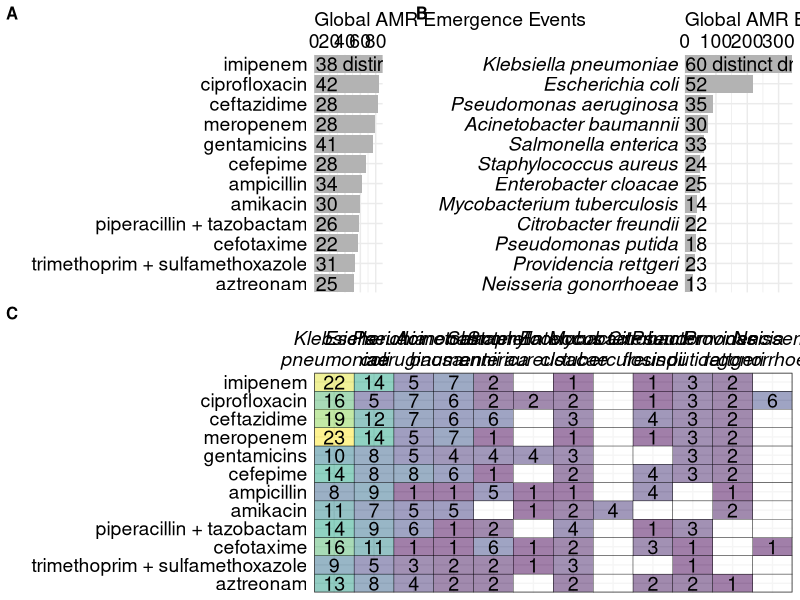
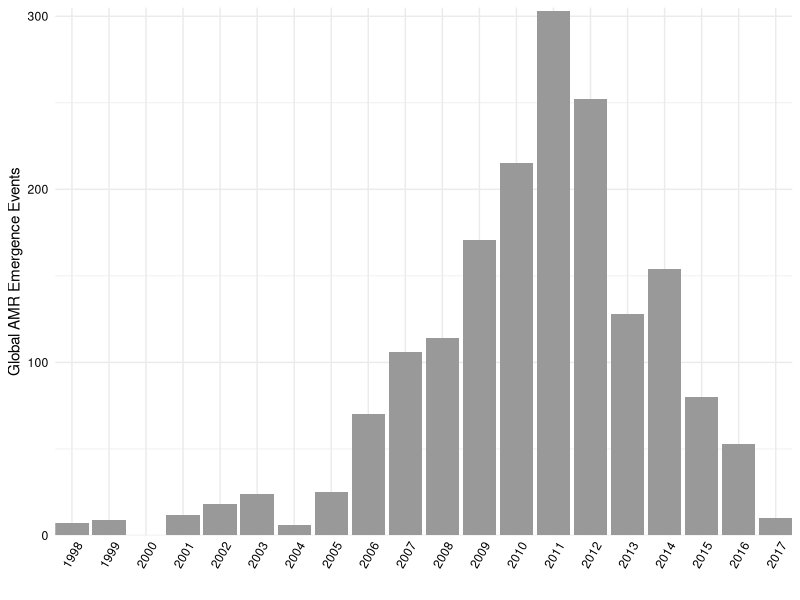
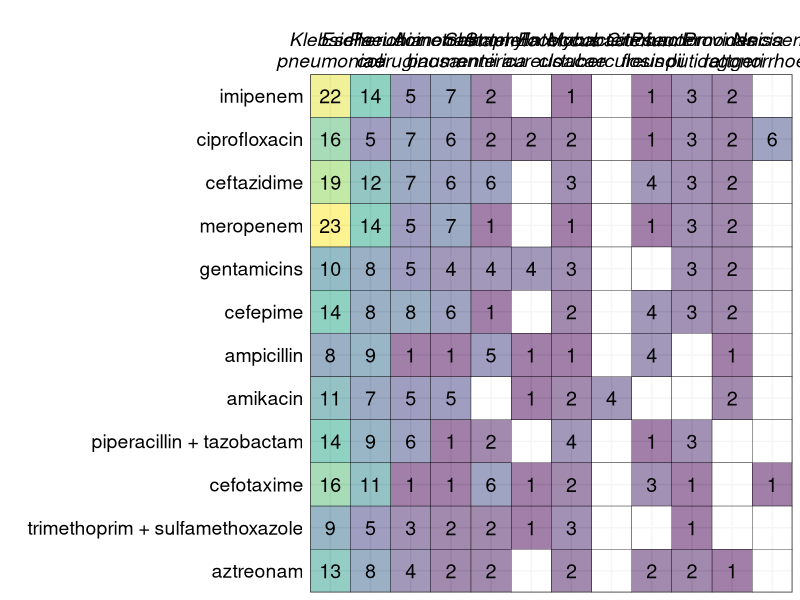
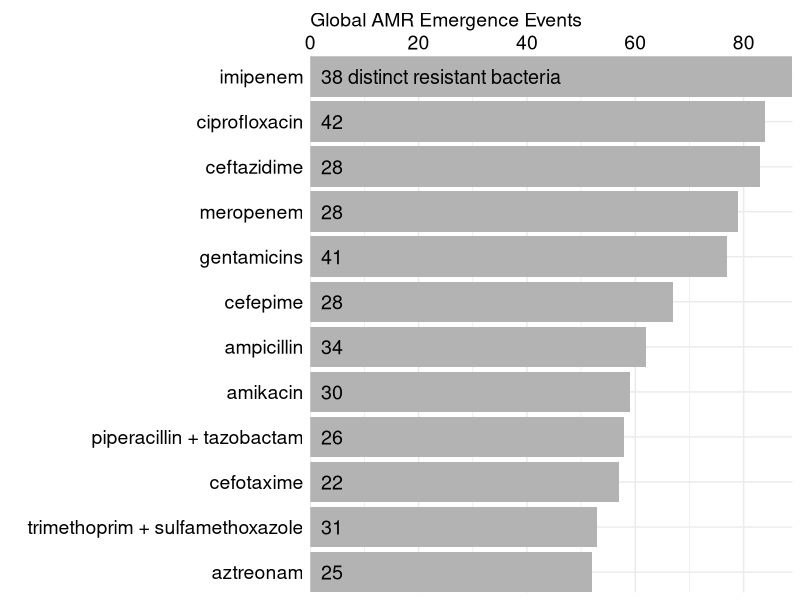
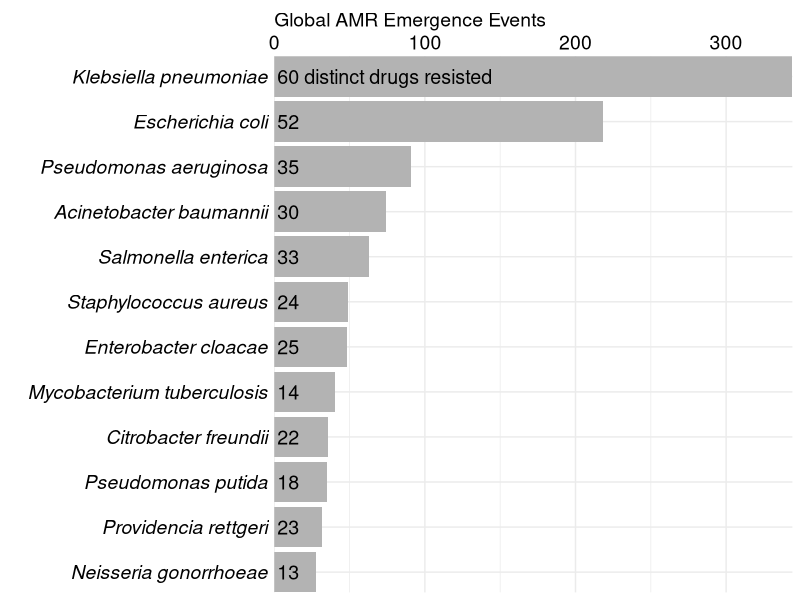
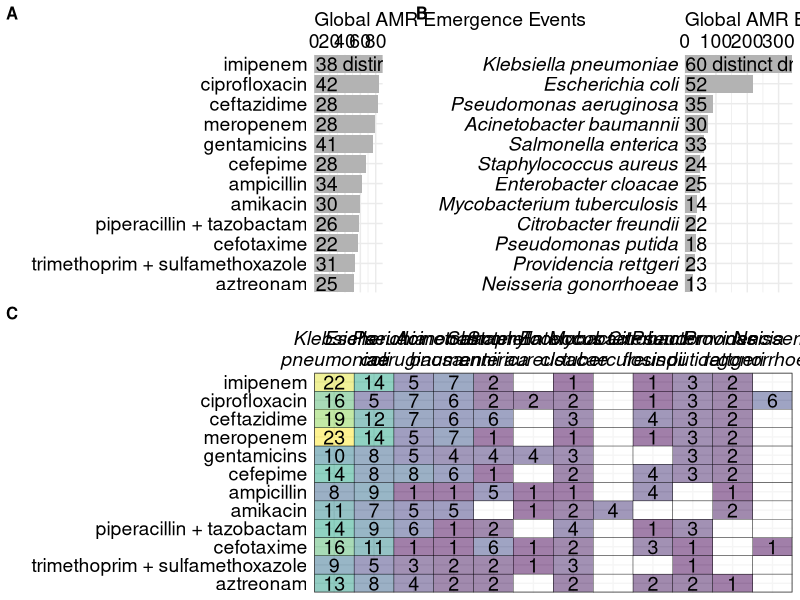
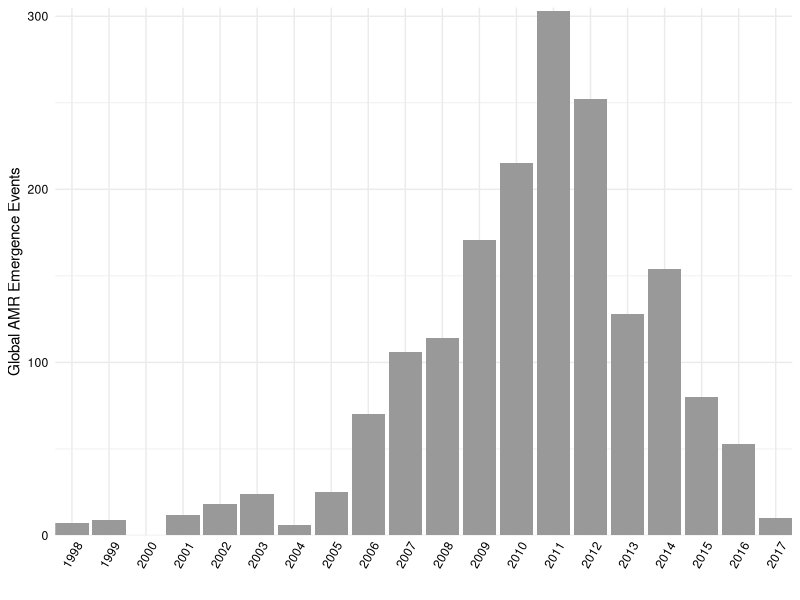

The R source for these figures, in order: (Note: this script raises an error after producing the figures.)
library(tidyverse)
library(here)
library(cowplot)


# Get data ----------------------------------------------------------------
events <- read_csv(here("events-db.csv")) %>%
  mutate(drug = str_remove_all(drug_mesh, "drug|combination")) %>%
  mutate(drug = str_replace_all(drug, ",", " + ")) %>%
  mutate(drug = str_squish(drug)) %>%
  mutate(drug = fct_infreq(drug)) %>%
  mutate(bacteria = str_to_sentence(bacteria)) %>%
  mutate(bacteria = fct_infreq(bacteria))

# summary counts
# see amr-db.csv in AMR repo for all article abstracts reviewed - 23770
# see link_tracking_current_07122018.xls for all promed abstracts reviewed - 1196
23770 + 1196
read_csv(here("data-processed","articles-db.csv")) %>% filter(downloaded == "yes") %>% nrow() # number abstracts reviewed
# promed_article_index.csv has number of promeds reviewed - 208
1583 + 208
  
n_distinct(events$study_id) # count studies in database
n_distinct(events$study_iso3c) # count countries
nrow(events) # count events

events %>%
  group_by(study_iso3c) %>%
  count(sort=T) 

events %>%
  select(study_id, study_country) %>%
  distinct() %>%
  group_by(study_country) %>%
  count(sort=T) 

top_drugs <- events %>% 
  select(bacteria, drug) %>%
  group_by(drug) %>%
  mutate(n_events = n()) %>%
  ungroup() %>%
  distinct() %>%
  group_by(drug, n_events) %>%
  count(name = "n_bacteria") %>%
  ungroup() %>%
  arrange(-n_events) %>%
  mutate(lab = ifelse(n_events == max(n_events), paste(n_bacteria, "distinct resistant bacteria"), n_bacteria)) %>%
  slice(1:12)

colistin <- events %>% 
  filter(drug == "colistin")
n_distinct(colistin$study_country)
n_distinct(colistin$bacteria)

top_bact <- events %>% 
  select(bacteria, drug) %>%
  group_by(bacteria) %>%
  mutate(n_events = n()) %>%
  ungroup() %>%
  distinct() %>%
  group_by(bacteria, n_events) %>%
  count(name = "n_drugs") %>%
  ungroup() %>%
  arrange(-n_events) %>%
  mutate(lab = ifelse(n_events == max(n_events), paste(n_drugs, "distinct drugs resisted"), n_drugs)) %>%
  slice(1:12)


# Heatmaps -----------------------------------------------------------------

heatmap_mat <- events %>%
  group_by(drug, bacteria) %>%
  count() %>%
  ungroup() %>%
  full_join(., expand(., drug, bacteria)) %>%
  filter(bacteria %in% top_bact$bacteria) %>%
  filter(drug %in% top_drugs$drug) 

heatmap <- ggplot(heatmap_mat %>% 
                    mutate(bacteria = fct_relabel(bacteria, ~str_replace(., " ", "\n"))) %>%
                    mutate(drug = fct_rev(drug)),
                  aes(bacteria, drug)) + 
  geom_tile(color = "black", aes(fill = n), alpha = 0.5) +
  geom_text(aes(label = n), color = "black", size = 5) +
  scale_fill_viridis_c(guide = FALSE, alpha = 0.5, na.value="transparent") +
  scale_x_discrete(position = "top", expand = c(0, 0)) +
  scale_y_discrete(expand = c(0, 0)) +
  labs(x = "", y = "") +
  theme_bw() +
  theme(axis.text.y = element_text(size = 14, color = "black"),
        axis.text.x = element_text(size = 14, face = "italic", color = "black"),
        axis.ticks = element_blank())
ggsave(here("figures_and_tables/drug-bacteria-heatmap.png"), width = 19.5, height = 9)

drugs_total <- top_drugs %>% 
  mutate(drug = fct_rev(drug)) %>%
  ggplot(., aes(x = drug, y = n_events)) +
  geom_bar(stat = "identity", fill = "gray70") +
  geom_text(aes(label=lab), y = 2, hjust = "left", size = 5) +
  #scale_fill_viridis_c(guide = FALSE, alpha = 0.5) +
  scale_x_discrete(expand = c(0, 0)) +
  scale_y_continuous(expand = c(0, 0), position = "right") +
  labs(x = "", y = "Global AMR Emergence Events") +
  coord_flip() + 
  theme_minimal() +
  theme(axis.text.y = element_text(size = 14, color = "black"),
        axis.text.x = element_text(size = 14, color = "black"),
        axis.title.x = element_text(size = 14, hjust = 0, color = "black"),
        axis.ticks = element_blank())
ggsave(here("figures_and_tables/drug-barchart.png"), width = 12, height = 9)


bact_total <- top_bact %>% 
  mutate(bacteria = fct_rev(bacteria)) %>%
  ggplot(., aes(x = bacteria, y = n_events)) +
  geom_bar(stat = "identity", fill = "gray70") +
  geom_text(aes(label=lab), y = 2, hjust = "left", size = 5) +
  #scale_fill_viridis_c(guide = FALSE, alpha = 0.5) +
  scale_x_discrete(expand = c(0, 0)) +
  scale_y_continuous(expand = c(0, 0), position = "right") +
  labs(x = "", y = "Global AMR Emergence Events") +
  coord_flip() + 
  theme_minimal() +
  theme(axis.text.y = element_text(size = 14, face = "italic", color = "black"),
        axis.text.x = element_text(size = 14, color = "black"),
        axis.title.x = element_text(size = 14, hjust = 0, color = "black"),
        axis.ticks = element_blank())
ggsave(here("figures_and_tables/bacteria-barchart.png"), width = 12, height = 9)

top_row <- plot_grid(drugs_total, NULL, bact_total, nrow = 1,
          rel_widths = c(1, 0.05, 1), labels = c('A', '', 'B'), label_size = 12)
bottom_row <- plot_grid(heatmap, labels = 'C', label_size = 12)
plot_grid(top_row, bottom_row, nrow = 2)
ggsave(here("figures_and_tables/drug-bacteria-barchart.png"), width = 19.5, height = 12)

# Publications over time --------------------------------------------------
events %>%
  mutate(start_year = as.numeric(str_sub(start_date, 1, 4))) %>%
  group_by(start_year) %>%
  count() %>%
  ungroup() %>%
  bind_rows(tibble(start_year = setdiff(seq(min(.$start_year), max(.$start_year)), .$start_year), n=0)) %>%
  arrange(start_year) %>%
  mutate(start_year = as.character(start_year)) %>%
  ggplot(., aes(x=start_year, y=n)) +
  geom_bar(stat = "identity", fill = "gray60" ) +
  scale_x_discrete(expand = c(0, 0)) +
  scale_y_continuous(expand = c(0, 0), limits = c(0, 305)) +
  labs(y = "Global AMR Emergence Events", x = "") +
  theme_minimal() +
  theme(axis.text.x = element_text(angle = 60, vjust = 0.6, color = "black"),
        axis.text.y = element_text(color = "black"))
ggsave(here("figures_and_tables/pubs-over-time.png"))

# Field specificity -------------------------------------------------------

# drug (group/spec) 
drug <- events %>%
  select(drug, rank = mesh_drug_rank) %>%
  distinct() %>%
  mutate(rank = recode(rank, 
                            "drug group + drug group" = "drug group",
                            "drug name + drug name" = "drug name",
                            "drug group + drug name" = "drug group/name combo")) %>%
  group_by(rank) %>%
  count() %>%
  ungroup() %>%
  mutate(rank = factor(rank, levels = c("drug name", "drug group", "drug group/name combo")),
         cat = "Drug") %>%
  arrange(rank)

# bact (family, genus, species) 
bact <- events %>%
  select(bacteria, rank = bacteria_rank) %>%
  distinct() %>%
  group_by(rank) %>%
  count() %>%
  ungroup() %>%
  mutate(rank = factor(rank, levels = c("species", "genus", "family")),
         cat = "Bacteria") %>%
  arrange(rank)

# location (county, state, city , hosp, impute)
loc <- events %>%
  select(study_id, study_location_basis) %>%
  distinct() %>%
  mutate(rank = ifelse(grepl("hospital", study_location_basis), 
                                      "hospital", ifelse(grepl("city", study_location_basis),
                                                         "city", ifelse(grepl("state_province_district", study_location_basis),
                                                                        "state/province/district", "country")))) %>%
  group_by(rank) %>%
  count() %>%
  ungroup() %>%
  mutate(rank = factor(rank, levels = c("hospital", "city", "state/province/district", "country")),
         cat = "Location") %>%
  arrange(rank)


# date (year, month, day, impute)
date <- events %>%
  select(study_id, start_date, rank = start_date_rank) %>%
  distinct() %>%
  group_by(rank) %>%
  count() %>%
  ungroup() %>%
  mutate(rank = factor(rank, levels = c("day", "month", "year")),
         cat = "Date") %>%
  arrange(rank)


ranks <- reduce(list(drug, bact, loc, date), rbind) %>%
  select(" "=cat, "Classification" = rank, "Count" = n)

write_csv(ranks, here::here("figures_and_tables", "field_summary.csv"))


